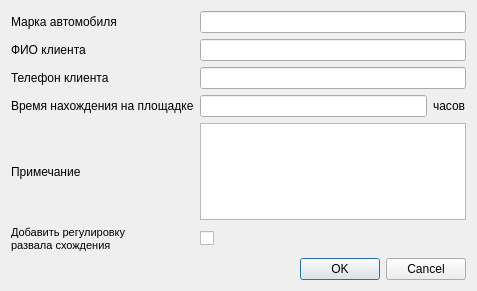
<?xml version="1.0" encoding="UTF-8"?>
<ui version="4.0">
 <class>order_details</class>
 <widget class="QDialog" name="order_details">
  <property name="geometry">
   <rect>
    <x>0</x>
    <y>0</y>
    <width>477</width>
    <height>291</height>
   </rect>
  </property>
  <property name="windowTitle">
   <string>Постановка на обслуживание</string>
  </property>
  <layout class="QGridLayout" name="gridLayout">
   <item row="0" column="0">
    <widget class="QLabel" name="label">
     <property name="text">
      <string>Марка автомобиля</string>
     </property>
    </widget>
   </item>
   <item row="0" column="2" colspan="2">
    <widget class="QLineEdit" name="lineEdit">
     <property name="text">
      <string/>
     </property>
    </widget>
   </item>
   <item row="1" column="0">
    <widget class="QLabel" name="label_2">
     <property name="text">
      <string>ФИО клиента</string>
     </property>
    </widget>
   </item>
   <item row="1" column="2" colspan="2">
    <widget class="QLineEdit" name="lineEdit_2"/>
   </item>
   <item row="2" column="0" colspan="2">
    <widget class="QLabel" name="label_3">
     <property name="text">
      <string>Телефон клиента</string>
     </property>
    </widget>
   </item>
   <item row="2" column="2" colspan="2">
    <widget class="QLineEdit" name="lineEdit_3"/>
   </item>
   <item row="3" column="0" colspan="2">
    <widget class="QLabel" name="label_4">
     <property name="text">
      <string>Время нахождения на площадке</string>
     </property>
    </widget>
   </item>
   <item row="3" column="2">
    <widget class="QLineEdit" name="lineEdit_4">
     <property name="text">
      <string/>
     </property>
    </widget>
   </item>
   <item row="3" column="3">
    <widget class="QLabel" name="label_7">
     <property name="text">
      <string>часов</string>
     </property>
    </widget>
   </item>
   <item row="4" column="0">
    <widget class="QLabel" name="label_5">
     <property name="text">
      <string>Примечание</string>
     </property>
    </widget>
   </item>
   <item row="4" column="2" colspan="2">
    <widget class="QPlainTextEdit" name="plainTextEdit"/>
   </item>
   <item row="5" column="0" colspan="2">
    <widget class="QLabel" name="label_6">
     <property name="text">
      <string>&lt;!DOCTYPE HTML PUBLIC &quot;-//W3C//DTD HTML 4.0//EN&quot; &quot;http://www.w3.org/TR/REC-html40/strict.dtd&quot;&gt;
&lt;html&gt;&lt;head&gt;&lt;meta name=&quot;qrichtext&quot; content=&quot;1&quot; /&gt;&lt;style type=&quot;text/css&quot;&gt;
p, li { white-space: pre-wrap; }
&lt;/style&gt;&lt;/head&gt;&lt;body style=&quot; font-family:'MS Shell Dlg 2'; font-size:8.25pt; font-weight:400; font-style:normal;&quot;&gt;
&lt;p style=&quot; margin-top:0px; margin-bottom:0px; margin-left:0px; margin-right:0px; -qt-block-indent:0; text-indent:0px;&quot;&gt;&lt;span style=&quot; font-size:8pt;&quot;&gt;Добавить регулировку&lt;/span&gt;&lt;/p&gt;
&lt;p style=&quot; margin-top:0px; margin-bottom:0px; margin-left:0px; margin-right:0px; -qt-block-indent:0; text-indent:0px;&quot;&gt;&lt;span style=&quot; font-size:8pt;&quot;&gt;развала схождения&lt;/span&gt;&lt;/p&gt;&lt;/body&gt;&lt;/html&gt;</string>
     </property>
    </widget>
   </item>
   <item row="5" column="2" colspan="2">
    <widget class="QCheckBox" name="checkBox">
     <property name="text">
      <string/>
     </property>
    </widget>
   </item>
   <item row="6" column="1" colspan="3">
    <widget class="QDialogButtonBox" name="buttonBox">
     <property name="orientation">
      <enum>Qt::Horizontal</enum>
     </property>
     <property name="standardButtons">
      <set>QDialogButtonBox::Cancel|QDialogButtonBox::Ok</set>
     </property>
    </widget>
   </item>
  </layout>
 </widget>
 <resources/>
 <connections>
  <connection>
   <sender>buttonBox</sender>
   <signal>accepted()</signal>
   <receiver>order_details</receiver>
   <slot>accept()</slot>
   <hints>
    <hint type="sourcelabel">
     <x>248</x>
     <y>254</y>
    </hint>
    <hint type="destinationlabel">
     <x>157</x>
     <y>274</y>
    </hint>
   </hints>
  </connection>
  <connection>
   <sender>buttonBox</sender>
   <signal>rejected()</signal>
   <receiver>order_details</receiver>
   <slot>reject()</slot>
   <hints>
    <hint type="sourcelabel">
     <x>316</x>
     <y>260</y>
    </hint>
    <hint type="destinationlabel">
     <x>286</x>
     <y>274</y>
    </hint>
   </hints>
  </connection>
 </connections>
</ui>
